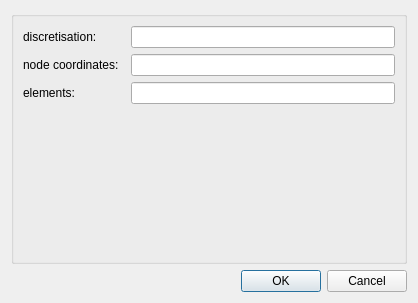
<?xml version="1.0" encoding="UTF-8"?>
<ui version="4.0">
 <class>Dialog</class>
 <widget class="QDialog" name="Dialog">
  <property name="geometry">
   <rect>
    <x>0</x>
    <y>0</y>
    <width>418</width>
    <height>303</height>
   </rect>
  </property>
  <property name="windowTitle">
   <string>ConfigureDialog</string>
  </property>
  <layout class="QGridLayout" name="gridLayout">
   <item row="0" column="0">
    <widget class="QGroupBox" name="configGroupBox">
     <property name="title">
      <string/>
     </property>
     <layout class="QFormLayout" name="formLayout">
      <item row="0" column="0">
       <widget class="QLabel" name="label1">
        <property name="text">
         <string>discretisation:  </string>
        </property>
       </widget>
      </item>
      <item row="0" column="1">
       <widget class="QLineEdit" name="lineEdit1"/>
      </item>
      <item row="1" column="0">
       <widget class="QLabel" name="label2">
        <property name="text">
         <string>node coordinates:  </string>
        </property>
       </widget>
      </item>
      <item row="1" column="1">
       <widget class="QLineEdit" name="lineEdit2"/>
      </item>
      <item row="2" column="0">
       <widget class="QLabel" name="label3">
        <property name="text">
         <string>elements:</string>
        </property>
       </widget>
      </item>
      <item row="2" column="1">
       <widget class="QLineEdit" name="lineEdit3"/>
      </item>
     </layout>
    </widget>
   </item>
   <item row="1" column="0">
    <widget class="QDialogButtonBox" name="buttonBox">
     <property name="orientation">
      <enum>Qt::Horizontal</enum>
     </property>
     <property name="standardButtons">
      <set>QDialogButtonBox::Cancel|QDialogButtonBox::Ok</set>
     </property>
    </widget>
   </item>
  </layout>
 </widget>
 <resources/>
 <connections>
  <connection>
   <sender>buttonBox</sender>
   <signal>accepted()</signal>
   <receiver>Dialog</receiver>
   <slot>accept()</slot>
   <hints>
    <hint type="sourcelabel">
     <x>208</x>
     <y>277</y>
    </hint>
    <hint type="destinationlabel">
     <x>208</x>
     <y>151</y>
    </hint>
   </hints>
  </connection>
  <connection>
   <sender>buttonBox</sender>
   <signal>rejected()</signal>
   <receiver>Dialog</receiver>
   <slot>reject()</slot>
   <hints>
    <hint type="sourcelabel">
     <x>208</x>
     <y>277</y>
    </hint>
    <hint type="destinationlabel">
     <x>208</x>
     <y>151</y>
    </hint>
   </hints>
  </connection>
 </connections>
</ui>
